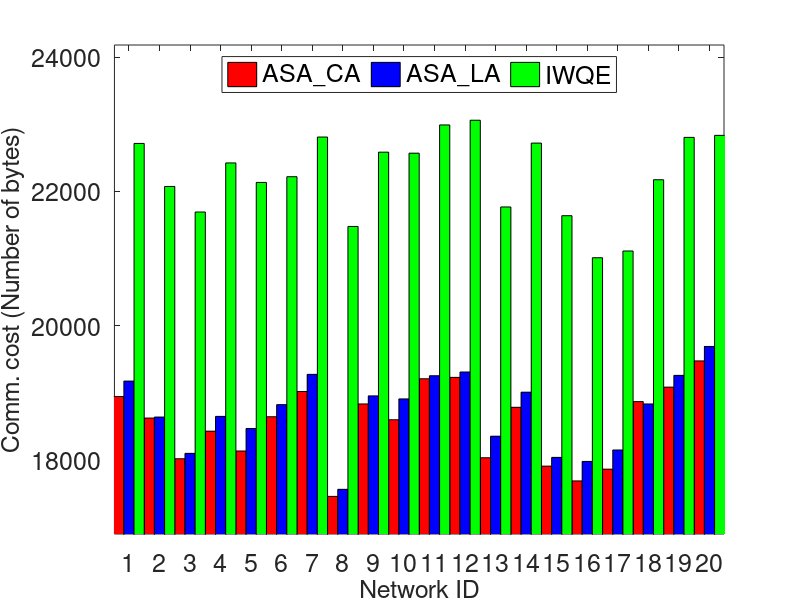
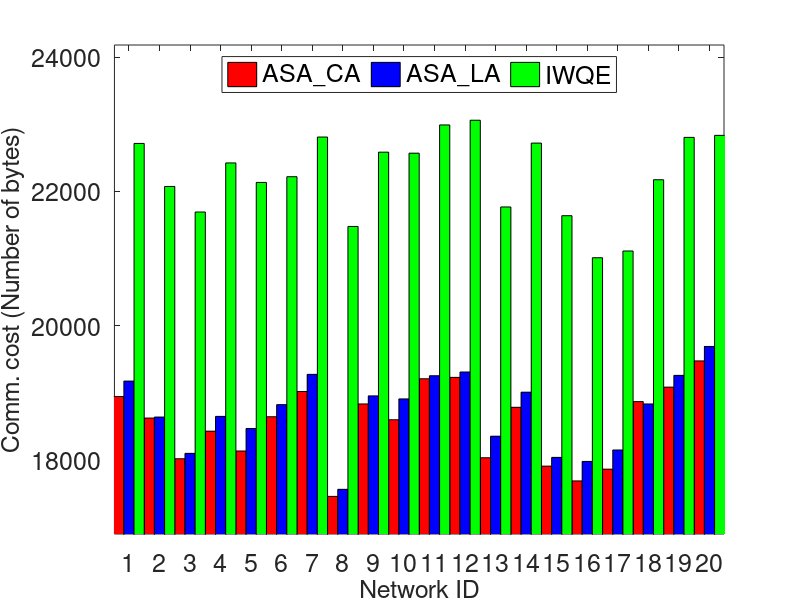
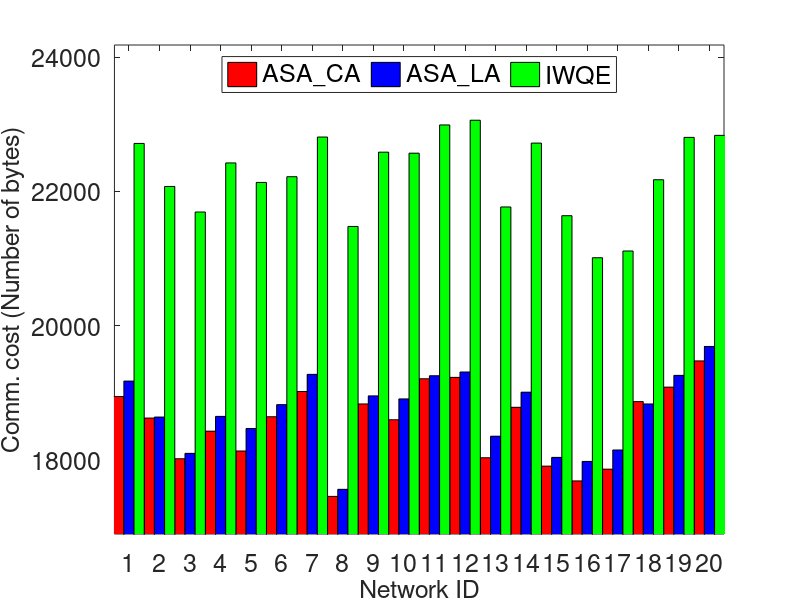
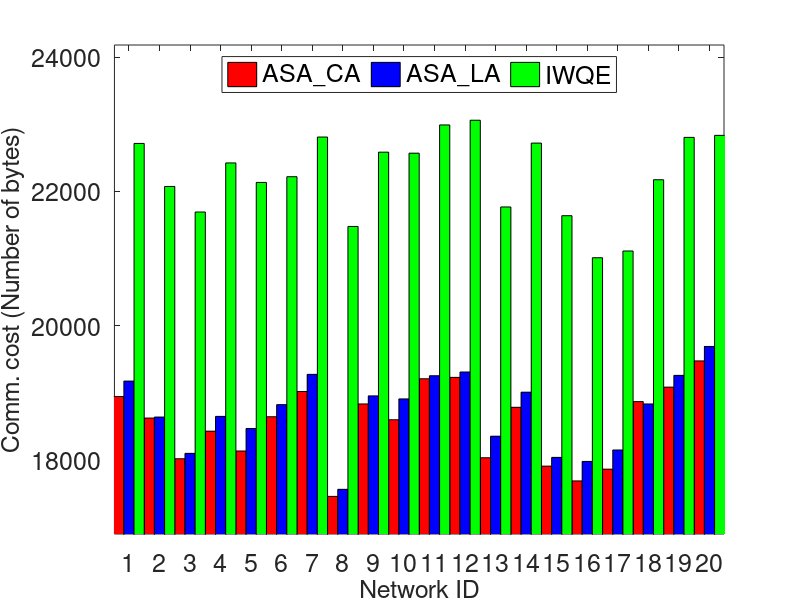

MATLAB code for these plots, in order:
networkID = [1.0;2.0;3.0;4.0;5.0;6.0;7.0;8.0;9.0;10.0;11.0;12.0;13.0;14.0;15.0;16.0;17.0;18.0;19.0;20.0];
x = networkID';
ASA_CA = [18950.0;18630.0;18025.0;18435.0;18140.0;18650.0;19025.0;17465.0;18840.0;18605.0;19215.0;19235.0;18040.0;18790.0;17915.0;17695.0;17870.0;18875.0;19090.0;19480.0];
y(:,1) = ASA_CA';
ASA_LA = [19180.0;18645.0;18105.0;18655.0;18475.0;18830.0;19280.0;17570.0;18960.0;18915.0;19260.0;19315.0;18360.0;19015.0;18045.0;17985.0;18155.0;18840.0;19265.0;19695.0];
y(:,2) = ASA_LA';
IWQE = [22715.0;22075.0;21695.0;22425.0;22135.0;22220.0;22810.0;21480.0;22585.0;22570.0;22990.0;23060.0;21770.0;22720.0;21640.0;21015.0;21115.0;22175.0;22805.0;22835.0];
y(:,3) = IWQE';
figure1 = figure;
fontSize = 18;
set(figure1,'Color',[1,1,1]);
axes1 = axes('XTick',networkID,'Parent',figure1,'Box','on','FontSize', fontSize);
xgap = (max(x)-min(x))/size(x,2)/2;
xlim(axes1,[min(x)-xgap max(x)+xgap]);
maxy = max(max(y));
miny = min(min(y));
ygap1 = (maxy - miny)/10;
ygap2 = (maxy - miny)/5;
ylim(axes1,[miny-ygap1 maxy+ygap2]);
hold on;
bar1 = bar(x,y,'Parent',axes1);
set(bar1(1),'facecolor','r')
;set(bar1(2),'facecolor','b')
;set(bar1(3),'facecolor','g')
;set(bar1,'BarWidth',1);
xlabel('Network ID','FontSize', fontSize);
ylabel('Comm. cost (Number of bytes)','FontSize', fontSize);
hl = legend('ASA\_CA','ASA\_LA','IWQE');
%Legend Location North,South,East,West
set(hl,'Orientation','horizontal','Location','North','FontSize', fontSize);
print(gcf,'-depsc','networkID_packetFrameNum_bar_HorizontalLegend.eps');
print(gcf,'-djpeg','networkID_packetFrameNum_bar_HorizontalLegend.jpeg');
print(gcf,'-dtiff','networkID_packetFrameNum_bar_HorizontalLegend.tif');
print(gcf,'-dbitmap','networkID_packetFrameNum_bar_HorizontalLegend.bmp');
print(gcf,'-dpng','networkID_packetFrameNum_bar_HorizontalLegend.png');
